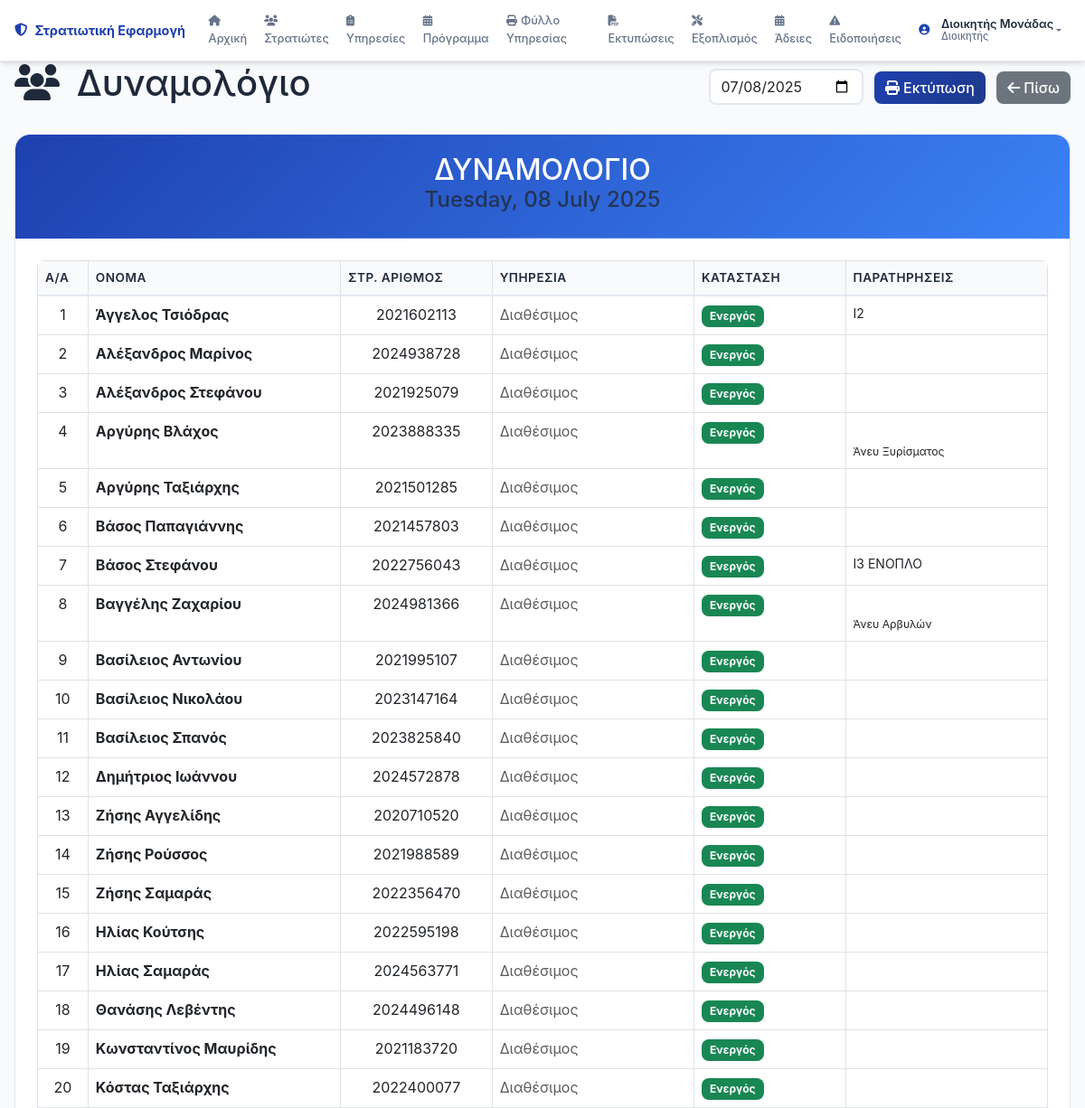
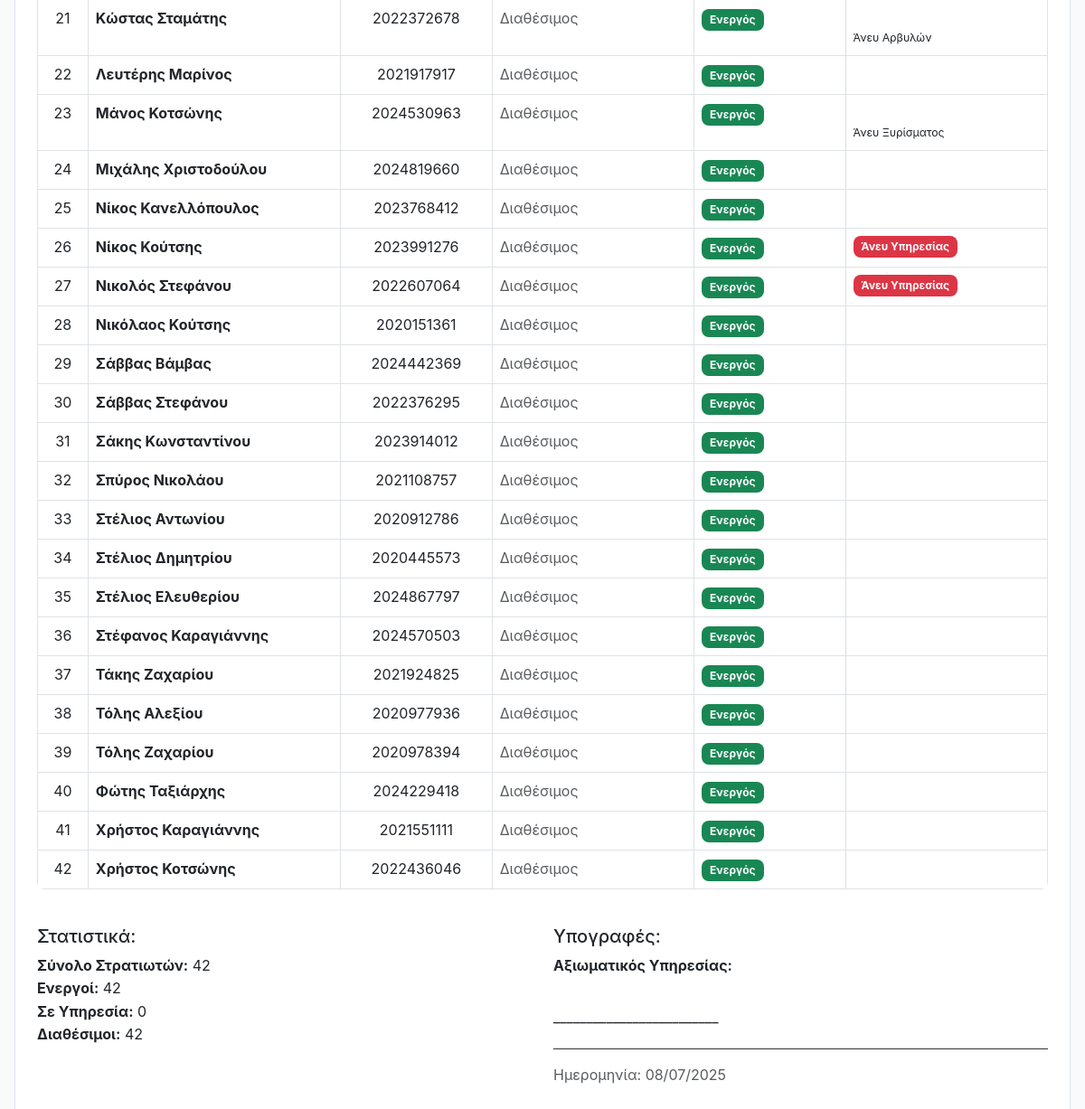
The app's page /prints/roster (signed in) with its own data (2 pictures, top to bottom).
### models.py (models this page shows, shortened)
class User(UserMixin, db.Model):
    id = db.Column(db.Integer, primary_key=True)
    username = db.Column(db.String(80), unique=True, nullable=False)
    password_hash = db.Column(db.String(256), nullable=False)
    role = db.Column(db.String(50), nullable=False)  # Διοικητής, Υπασπιστήριο, ΑΥΔΜ, ΓΡΑΦΙΟ ΑΡΧΗΛΟΧΕΙΑ
    full_name = db.Column(db.String(100), nullable=False)
    created_at = db.Column(db.DateTime, default=datetime.utcnow)
    last_login = db.Column(db.DateTime)
    active = db.Column(db.Boolean, default=True)
    def can_view_logs(self):
        return self.role == "Διοικητής"

class Soldier(db.Model):
    id = db.Column(db.Integer, primary_key=True)
    name = db.Column(db.String(100), nullable=False)
    military_id = db.Column(db.String(20), unique=True, nullable=False)
    enlistment_date = db.Column(db.Date, nullable=False)
    specialty = db.Column(db.String(100))
    status = db.Column(db.String(50), default='Active')  # Active, On Leave
    exemption_no_duty = db.Column(db.Boolean, default=False)  # Άνευ υπηρεσίας
    exemption_no_shaving = db.Column(db.Boolean, default=False)  # Άνευ ξυρίσματος
    exemption_no_boots = db.Column(db.Boolean, default=False)  # Άνευ αρβυλών
    days_out_of_service = db.Column(db.Integer, default=0)  # Μέρες ΕΥ (Εκτός Υπηρεσίας)
    out_of_service_reason = db.Column(db.String(200))  # Λόγος ΕΥ
    created_at = db.Column(db.DateTime, default=datetime.utcnow)
    birth_date = db.Column(db.Date)  # ΗΜΕΡΟΜΗΝΙΑ ΓΕΝΝΗΣΗΣ
    mother_name = db.Column(db.String(100))  # ΟΝΟΜΑ ΜΗΤΡΟΣ
    father_name = db.Column(db.String(100))  # ΟΝΟΜΑ ΠΑΤΡΟΣ
    profession = db.Column(db.String(100))  # ΕΠΑΓΓΕΛΜΑ
    mother_profession = db.Column(db.String(100))  # ΕΠΑΓΓΕΛΜΑ ΜΗΤΡΟΣ
    father_profession = db.Column(db.String(100))  # ΕΠΑΓΓΕΛΜΑ ΠΑΤΡΟΣ
    brothers_count = db.Column(db.Integer, default=0)  # ΑΡΙΘΜΟΣ ΑΔΕΛΦΩΝ
    sisters_count = db.Column(db.Integer, default=0)  # ΑΡΙΘΜΟΣ ΑΔΕΛΦΩΝ
    residence_address = db.Column(db.String(200))  # ΔΙΕΥΘΥΝΣΗ ΔΙΑΜΟΝΗΣ
    residence_city = db.Column(db.String(100))  # ΠΟΛΗ ΔΙΑΜΟΝΗΣ
    residence_prefecture = db.Column(db.String(100))  # ΝΟΜΟΣ ΔΙΑΜΟΝΗΣ
    personal_phone = db.Column(db.String(20))  # ΤΗΛΕΦΩΝΟ ΠΡΟΣΩΠΙΚΟ
    parents_phone = db.Column(db.String(20))  # ΤΗΛΕΦΩΝΟ ΓΟΝΕΩΝ
    education = db.Column(db.String(200))  # ΣΠΟΥΔΕΣ
    special_skills = db.Column(db.String(300))  # ΕΙΔΙΚΕΣ ΓΝΩΣΕΙΣ
    category = db.Column(db.String(50))  # ΚΑΤΗΓΟΡΙΑ (ΕΚΠΑΙΔΕΥΟΜΕΝΟΣ, ΟΡΓΑΝΙΚΟΣ, ΦΡΟΥΡΑ)
    medical_category = db.Column(db.String(20))  # ΙΑΤΡΙΚΗ ΚΑΤΗΓΟΡΙΑ (Ι1, Ι2, Ι3 ΕΝΟΠΛΟ, Ι3 ΑΟΠΛΟ, Ι4)
    amka = db.Column(db.String(11))  # ΑΜΚΑ
    tax_number = db.Column(db.String(20))  # ΑΡΙΘ. ΦΟΡΟΛΟΓ ΜΗΤΡΩΟΥ
    iban = db.Column(db.String(27))  # ΙΒΑΝ
    bank = db.Column(db.String(50))  # ΤΡΑΠΕΖΑ
    email = db.Column(db.String(120))  # EMAIL
    parent_email = db.Column(db.String(120))  # EMAIL ΓΟΝΕΑ
    interview_notes = db.Column(db.Text)  # ΠΑΡΑΤΗΡΗΣΕΙΣ
    duty_assignments = db.relationship('DutyAssignment', backref='soldier', lazy=True, cascade='all, delete-orphan')

### routes.py (the view, shortened to what this page needs)
@app.route('/prints/roster')
@login_required
def print_roster():
    selected_date = request.args.get('date')
    if selected_date:
        try:
            roster_date = datetime.strptime(selected_date, '%Y-%m-%d').date()
        except ValueError:
            roster_date = date.today()
    else:
        roster_date = date.today()
    soldiers = Soldier.query.filter_by(status='Active').order_by(Soldier.name).all()
    duties = db.session.query(DutyAssignment, DutyType).join(
        DutyType, DutyAssignment.duty_type_id == DutyType.id
    ).filter(
        DutyAssignment.duty_date == roster_date
    ).all()
    soldier_duties = {}
    return render_template('print_roster.html',
                         soldiers=soldiers,
                         soldier_duties=soldier_duties,
                         roster_date=roster_date,
                         print_mode=request.args.get('print') == 'true')

### templates/print_roster.html (shortened to what this page needs)
{% extends "base.html" %}
{% block content %}
<div class="no-print d-flex justify-content-between align-items-center mb-4">
    <h1>
        <i class="fas fa-users me-2"></i>
        Δυναμολόγιο
    </h1>
    <div>
        <input type="date" class="form-control d-inline-block" id="roster_date"
               value="{{ roster_date.strftime('%Y-%m-%d') }}"
               onchange="changeRosterDate(this.value)" style="width: auto;">
        <button type="button" class="btn btn-primary ms-2" onclick="printRoster()">
            <i class="fas fa-print me-1"></i>Εκτύπωση
        </button>
        <a href="{{ url_for('prints') }}" class="btn btn-secondary ms-2">
            <i class="fas fa-arrow-left me-1"></i>Πίσω
        </a>
    </div>
</div>
<div class="card">
    <div class="card-header text-center">
        <h2 class="mb-0">ΔΥΝΑΜΟΛΟΓΙΟ</h2>
        <h4 class="text-muted">{{ roster_date.strftime('%A, %d %B %Y') }}</h4>
    </div>
    <div class="card-body">
        <div class="table-responsive">
            <table class="table table-bordered roster-table">
                <thead class="table-light">
                    <tr>
                        <th style="width: 5%;">Α/Α</th>
                        <th style="width: 25%;">Όνομα</th>
                        <th style="width: 15%;">Στρ. Αριθμός</th>
                        <th style="width: 20%;">Υπηρεσία</th>
                        <th style="width: 15%;">Κατάσταση</th>
                        <th style="width: 20%;">Παρατηρήσεις</th>
                    </tr>
                </thead>
                <tbody>
                    {% for soldier in soldiers %}
                    <tr>
                        <td class="text-center">{{ loop.index }}</td>
                        <td><strong>{{ soldier.name }}</strong></td>
                        <td class="text-center">{{ soldier.military_id }}</td>
                        <td>
                            {% if soldier.id in soldier_duties %}
                                {% for duty in soldier_duties[soldier.id] %}
                                    <span class="badge bg-primary">{{ duty.duty_name }}</span>
                                    {% if duty.shift > 1 %}
                                        <small>({{ duty.shift }}ο ΝΟΥΜΕΡΟ)</small>
                                    {% endif %}
                                    {% if not loop.last %}<br>{% endif %}
                                {% endfor %}
                            {% else %}
                                <span class="text-muted">Διαθέσιμος</span>
                            {% endif %}
                        </td>
                        <td>
                            {% if soldier.status == 'Active' %}
                                <span class="badge bg-success">Ενεργός</span>
                            {% else %}
                                <span class="badge bg-warning">{{ soldier.status }}</span>
                            {% endif %}
                        </td>
                        <td class="small">
                            {% if soldier.exemption_no_duty %}
                                <span class="badge bg-danger">Άνευ Υπηρεσίας</span><br>
                            {% endif %}
                            {% if soldier.medical_category %}
                                {{ soldier.medical_category }}
                            {% endif %}
                            {% if soldier.exemption_no_shaving %}
                                <br><small>Άνευ Ξυρίσματος</small>
                            {% endif %}
                            {% if soldier.exemption_no_boots %}
                                <br><small>Άνευ Αρβυλών</small>
                            {% endif %}
                        </td>
                    </tr>
                    {% endfor %}
                </tbody>
            </table>
        </div>
        <div class="row mt-4">
            <div class="col-md-6">
                <h5>Στατιστικά:</h5>
                <ul class="list-unstyled">
                    <li><strong>Σύνολο Στρατιωτών:</strong> {{ soldiers|length }}</li>
                    <li><strong>Ενεργοί:</strong> {{ soldiers|selectattr('status', 'equalto', 'Active')|list|length }}</li>
                    <li><strong>Σε Υπηρεσία:</strong> {{ soldier_duties|length }}</li>
                    <li><strong>Διαθέσιμοι:</strong> {{ soldiers|length - soldier_duties|length }}</li>
                </ul>
            </div>
            <div class="col-md-6">
                <h5>Υπογραφές:</h5>
                <div class="signature-section">
                    <p class="mb-1"><strong>Αξιωματικός Υπηρεσίας:</strong></p>
                    <p class="signature-line">_________________________</p>
                    <p class="text-muted">Ημερομηνία: {{ roster_date.strftime('%d/%m/%Y') }}</p>
                </div>
            </div>
        </div>
    </div>
</div>
{% endblock %}

### templates/base.html (shortened to what this page needs)
<!DOCTYPE html>
<html lang="el">
<head>
    <link href="https://cdn.jsdelivr.net/npm/bootstrap@5.3.0/dist/css/bootstrap.min.css" rel="stylesheet">
    <link href="https://cdnjs.cloudflare.com/ajax/libs/font-awesome/6.4.0/css/all.min.css" rel="stylesheet">
    <link href="{{ url_for('static', filename='css/style.css') }}" rel="stylesheet">
</head>
<body>
    <nav class="navbar navbar-expand-lg navbar-dark military-nav">
        <div class="container-fluid">
            <a class="navbar-brand" href="{{ url_for('index') }}">
                <i class="fas fa-shield-alt me-2"></i>
                Στρατιωτική Εφαρμογή
            </a>
            <div class="collapse navbar-collapse" id="navbarNav">
                <ul class="navbar-nav me-auto">
                    <li class="nav-item">
                        <a class="nav-link {{ 'active' if request.endpoint == 'index' }}" href="{{ url_for('index') }}">
                            <i class="fas fa-home me-1"></i>Αρχική
                        </a>
                    </li>
                    <li class="nav-item">
                        <a class="nav-link {{ 'active' if request.endpoint == 'soldiers' }}" href="{{ url_for('soldiers') }}">
                            <i class="fas fa-users me-1"></i>Στρατιώτες
                        </a>
                    </li>
                    <li class="nav-item">
                        <a class="nav-link {{ 'active' if request.endpoint == 'duties' }}" href="{{ url_for('duties') }}">
                            <i class="fas fa-clipboard-list me-1"></i>Υπηρεσίες
                        </a>
                    </li>
                    <li class="nav-item">
                        <a class="nav-link {{ 'active' if request.endpoint == 'schedule' }}" href="{{ url_for('schedule') }}">
                            <i class="fas fa-calendar-alt me-1"></i>Πρόγραμμα
                        </a>
                    </li>
                    <li class="nav-item">
                        <a class="nav-link {{ 'active' if request.endpoint == 'duty_sheet' }}" href="{{ url_for('duty_sheet') }}">
                            <i class="fas fa-print me-1"></i>Φύλλο Υπηρεσίας
                        </a>
                    </li>
                    <li class="nav-item">
                        <a class="nav-link {{ 'active' if request.endpoint == 'prints' }}" href="{{ url_for('prints') }}">
                            <i class="fas fa-file-pdf me-1"></i>Εκτυπώσεις
                        </a>
                    </li>
                    <li class="nav-item">
                        <a class="nav-link {{ 'active' if request.endpoint == 'equipment' }}" href="{{ url_for('equipment') }}">
                            <i class="fas fa-tools me-1"></i>Εξοπλισμός
                        </a>
                    </li>
                    <li class="nav-item">
                        <a class="nav-link {{ 'active' if request.endpoint == 'leaves' }}" href="{{ url_for('leaves') }}">
                            <i class="fas fa-calendar-alt me-1"></i>Άδειες
                        </a>
                    </li>
                    <li class="nav-item">
                        <a class="nav-link {{ 'active' if request.endpoint == 'staffing_alerts' }}" href="{{ url_for('staffing_alerts') }}">
                            <i class="fas fa-exclamation-triangle me-1"></i>Ειδοποιήσεις
                        </a>
                    </li>
                </ul>
                {% if current_user.is_authenticated %}
                <div class="navbar-nav ms-auto">
                    <li class="nav-item dropdown">
                        <a class="nav-link dropdown-toggle d-flex align-items-center" href="#" id="navbarDropdown" role="button" data-bs-toggle="dropdown" aria-expanded="false">
                            <div class="user-avatar me-2">
                                <i class="fas fa-user-circle"></i>
                            </div>
                            <div class="user-info">
                                <div class="user-name">{{ current_user.full_name }}</div>
                                <div class="user-role">{{ current_user.role }}</div>
                            </div>
                        </a>
                    </li>
                </div>
                {% endif %}
            </div>
        </div>
    </nav>
    <div class="container-fluid">
        <div class="row">
            <div class="col-12">
                {% block content %}{% endblock %}
            </div>
        </div>
    </div>
</body>
</html>

### records on screen
User: full_name "Διοικητής Μονάδας", role "Διοικητής"
Soldier: name "Άγγελος Τσιόδρας", military_id "2021602113", shows "Διαθέσιμος", status "Ενεργός", medical_category "Ι2"
Soldier: name "Αλέξανδρος Μαρίνος", military_id "2024938728", shows "Διαθέσιμος", status "Ενεργός"
Soldier: name "Αλέξανδρος Στεφάνου", military_id "2021925079", shows "Διαθέσιμος", status "Ενεργός"
Soldier: name "Αργύρης Βλάχος", military_id "2023888335", shows "Διαθέσιμος", status "Ενεργός", exemption_no_shaving "Άνευ Ξυρίσματος"
Soldier: name "Αργύρης Ταξιάρχης", military_id "2021501285", shows "Διαθέσιμος", status "Ενεργός"
Soldier: name "Βάσος Παπαγιάννης", military_id "2021457803", shows "Διαθέσιμος", status "Ενεργός"
Soldier: name "Βάσος Στεφάνου", military_id "2022756043", shows "Διαθέσιμος", status "Ενεργός", medical_category "Ι3 ΕΝΟΠΛΟ"
Soldier: name "Βαγγέλης Ζαχαρίου", military_id "2024981366", shows "Διαθέσιμος", status "Ενεργός", exemption_no_boots "Άνευ Αρβυλών"
Soldier: name "Βασίλειος Αντωνίου", military_id "2021995107", shows "Διαθέσιμος", status "Ενεργός"
Soldier: name "Βασίλειος Νικολάου", military_id "2023147164", shows "Διαθέσιμος", status "Ενεργός"
Soldier: name "Βασίλειος Σπανός", military_id "2023825840", shows "Διαθέσιμος", status "Ενεργός"
Soldier: name "Δημήτριος Ιωάννου", military_id "2024572878", shows "Διαθέσιμος", status "Ενεργός"
Soldier: name "Ζήσης Αγγελίδης", military_id "2020710520", shows "Διαθέσιμος", status "Ενεργός"
Soldier: name "Ζήσης Ρούσσος", military_id "2021988589", shows "Διαθέσιμος", status "Ενεργός"
Soldier: name "Ζήσης Σαμαράς", military_id "2022356470", shows "Διαθέσιμος", status "Ενεργός"
Soldier: name "Ηλίας Κούτσης", military_id "2022595198", shows "Διαθέσιμος", status "Ενεργός"
Soldier: name "Ηλίας Σαμαράς", military_id "2024563771", shows "Διαθέσιμος", status "Ενεργός"
Soldier: name "Θανάσης Λεβέντης", military_id "2024496148", shows "Διαθέσιμος", status "Ενεργός"
Soldier: name "Κωνσταντίνος Μαυρίδης", military_id "2021183720", shows "Διαθέσιμος", status "Ενεργός"
Soldier: name "Κόστας Ταξιάρχης", military_id "2022400077", shows "Διαθέσιμος", status "Ενεργός"
Soldier: name "Κώστας Σταμάτης", military_id "2022372678", shows "Διαθέσιμος", status "Ενεργός", exemption_no_boots "Άνευ Αρβυλών"
Soldier: name "Λευτέρης Μαρίνος", military_id "2021917917", shows "Διαθέσιμος", status "Ενεργός"
Soldier: name "Μάνος Κοτσώνης", military_id "2024530963", shows "Διαθέσιμος", status "Ενεργός", exemption_no_shaving "Άνευ Ξυρίσματος"
Soldier: name "Μιχάλης Χριστοδούλου", military_id "2024819660", shows "Διαθέσιμος", status "Ενεργός"
Soldier: name "Νίκος Κανελλόπουλος", military_id "2023768412", shows "Διαθέσιμος", status "Ενεργός"
Soldier: name "Νίκος Κούτσης", military_id "2023991276", shows "Διαθέσιμος", status "Ενεργός", exemption_no_duty "Άνευ Υπηρεσίας"
Soldier: name "Νικολός Στεφάνου", military_id "2022607064", shows "Διαθέσιμος", status "Ενεργός", exemption_no_duty "Άνευ Υπηρεσίας"
Soldier: name "Νικόλαος Κούτσης", military_id "2020151361", shows "Διαθέσιμος", status "Ενεργός"
Soldier: name "Σάββας Βάμβας", military_id "2024442369", shows "Διαθέσιμος", status "Ενεργός"
Soldier: name "Σάββας Στεφάνου", military_id "2022376295", shows "Διαθέσιμος", status "Ενεργός"
Soldier: name "Σάκης Κωνσταντίνου", military_id "2023914012", shows "Διαθέσιμος", status "Ενεργός"
Soldier: name "Σπύρος Νικολάου", military_id "2021108757", shows "Διαθέσιμος", status "Ενεργός"
Soldier: name "Στέλιος Αντωνίου", military_id "2020912786", shows "Διαθέσιμος", status "Ενεργός"
Soldier: name "Στέλιος Δημητρίου", military_id "2020445573", shows "Διαθέσιμος", status "Ενεργός"
Soldier: name "Στέλιος Ελευθερίου", military_id "2024867797", shows "Διαθέσιμος", status "Ενεργός"
Soldier: name "Στέφανος Καραγιάννης", military_id "2024570503", shows "Διαθέσιμος", status "Ενεργός"
Soldier: name "Τάκης Ζαχαρίου", military_id "2021924825", shows "Διαθέσιμος", status "Ενεργός"
Soldier: name "Τόλης Αλεξίου", military_id "2020977936", shows "Διαθέσιμος", status "Ενεργός"
Soldier: name "Τόλης Ζαχαρίου", military_id "2020978394", shows "Διαθέσιμος", status "Ενεργός"
Soldier: name "Φώτης Ταξιάρχης", military_id "2024229418", shows "Διαθέσιμος", status "Ενεργός"
Soldier: name "Χρήστος Καραγιάννης", military_id "2021551111", shows "Διαθέσιμος", status "Ενεργός"
Soldier: name "Χρήστος Κοτσώνης", military_id "2022436046", shows "Διαθέσιμος", status "Ενεργός"

### other values on screen
{{ soldiers|length }} "42"
{{ soldiers|selectattr('status', 'equalto', 'Active')|list|length }} "42"
{{ soldier_duties|length }} "0"
{{ soldiers|length - soldier_duties|length }} "42"
